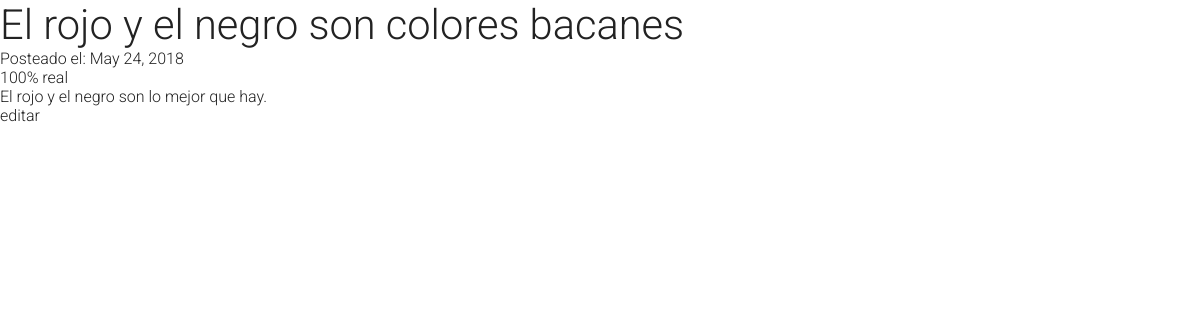
Screenshot of /55ffaaa/ with the database file from the repository.
### blog/models.py (models this page shows, shortened)
class Post(models.Model):
    title = models.CharField(max_length=255)
    slug = models.SlugField(unique=True, max_length=255)
    description = models.CharField(max_length=255)
    content = RichTextField()
    published = models.BooleanField(default=True)
    created = models.DateTimeField(auto_now_add=True)
    class Meta:
        ordering = ['-created']

### blog/views.py (the view)
# urls.py: url(r'^(?P<slug>[\w\-]+)/$', 'blog.views.post'),
def post(request, slug):
	post = get_object_or_404(Post, slug=slug)
	return render(request, 'post.html', locals())

### blog/templates/post.html (shortened to what this page needs)
{% extends 'base.html' %}
{% block content %}
<article>
<header>
	<h1> {{post.title}} </h1>
		<p>
		Posteado el:
		<time datetime="{{post.created|date:"c"}}">
			{{post.created | date}}
		</time>
		</p>
</header>
<p class="description">
	{{post.description}}
</p>
<div>
{{post.content | safe}}
</div>
<a class="btn btn-default" href="{% url 'post_edita' slug=post.slug %}">editar</a>
</article>
{% endblock %}

### static/tuktuk.css (style rules this page uses)
h1,h2,h3,h4,h5,h6 { margin:0;padding:0;line-height:inherit }
h1 { font-size:2.6rem }
html,body,div,span,applet,object,iframe,h1,h2,h3,h4,h5,h6,p,blockquote,pre,a,abbr,acronym,address,big,cite,code,del,dfn,em,img,ins,kbd,q,s,samp,small,strike,strong,sub,sup,tt,var,b,u,i,center,dl,dt,dd,ol,ul,li,fieldset,form,label,legend,table,caption,tbody,tfoot,thead,tr,th,td,article,aside,canvas,details,embed,figure,figcaption,footer,header,hgroup,menu,nav,output,ruby,section,summary,time,mark,audio,video { margin:0;padding:0;border:0;font-weight:inherit;vertical-align:baseline }
body,html { height:100%;width:100% }
body { margin:0;padding:0;-webkit-font-smoothing:antialiased;-webkit-text-size-adjust:none; }
body * { -webkit-box-sizing:border-box;-moz-box-sizing:border-box;-ms-box-sizing:border-box;-o-box-sizing:border-box;box-sizing:border-box;margin:0;padding:0 }
a { text-decoration:none;outline:0 }
@media only screen and (min-width:1200px) { header { height:auto } }

### static/tuktuk.theme.default.css (style rules this page uses)
body { color:#222;background:#fff;font-size:16px;font-family:"Roboto","Helvetica Neue",Helvetica,sans-serif;font-weight:300; }
body a { color:#222; }

### rows the page displays
Post: title "El rojo y el negro son colores bacanes", created "May 24, 2018", description "100% real", content "El rojo y el negro son lo mejor que hay."
